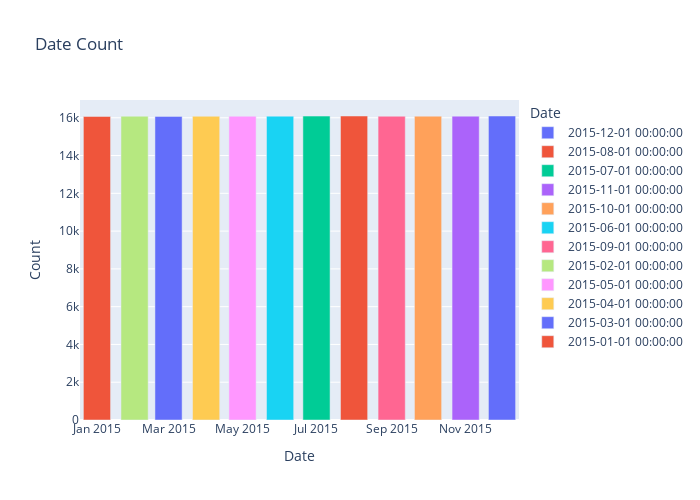

This figure's notebook cell:
### Code cell
# Create a DataFrame 
date_count_df = pd.DataFrame({'Date': price_df["price_date"].value_counts().index, 'Count': price_df["price_date"].value_counts().values})

# Create a bar plot using Plotly Express
fig = px.bar(date_count_df, x='Date', y='Count', color='Date',
             title='Date Count',
             labels={'Date': 'Date', 'Count': 'Count'},
             height=500, width=700)

# Show the plot
fig.show()

### Figure 1 — Plotly figure (JSON) as saved in the notebook; plotly's stock layout.template omitted (floating-point values rounded to 4 significant figures)
{"data": [{"alignmentgroup": "True", "hovertemplate": "Date=%{x}<br>Count=%{y}<extra></extra>", "legendgroup": "2015-12-01 00:00:00", "marker": {"color": "#636efa", "pattern": {"shape": ""}}, "name": "2015-12-01 00:00:00", "offsetgroup": "2015-12-01 00:00:00", "orientation": "v", "showlegend": true, "textposition": "auto", "type": "bar", "x": ["2015-12-01T00:00:00"], "xaxis": "x", "y": [16094], "yaxis": "y"}, {"alignmentgroup": "True", "hovertemplate": "Date=%{x}<br>Count=%{y}<extra></extra>", "legendgroup": "2015-08-01 00:00:00", "marker": {"color": "#EF553B", "pattern": {"shape": ""}}, "name": "2015-08-01 00:00:00", "offsetgroup": "2015-08-01 00:00:00", "orientation": "v", "showlegend": true, "textposition": "auto", "type": "bar", "x": ["2015-08-01T00:00:00"], "xaxis": "x", "y": [16094], "yaxis": "y"}, {"alignmentgroup": "True", "hovertemplate": "Date=%{x}<br>Count=%{y}<extra></extra>", "legendgroup": "2015-07-01 00:00:00", "marker": {"color": "#00cc96", "pattern": {"shape": ""}}, "name": "2015-07-01 00:00:00", "offsetgroup": "2015-07-01 00:00:00", "orientation": "v", "showlegend": true, "textposition": "auto", "type": "bar", "x": ["2015-07-01T00:00:00"], "xaxis": "x", "y": [16090], "yaxis": "y"}, {"alignmentgroup": "True", "hovertemplate": "Date=%{x}<br>Count=%{y}<extra></extra>", "legendgroup": "2015-11-01 00:00:00", "marker": {"color": "#ab63fa", "pattern": {"shape": ""}}, "name": "2015-11-01 00:00:00", "offsetgroup": "2015-11-01 00:00:00", "orientation": "v", "showlegend": true, "textposition": "auto", "type": "bar", "x": ["2015-11-01T00:00:00"], "xaxis": "x", "y": [16087], "yaxis": "y"}, {"alignmentgroup": "True", "hovertemplate": "Date=%{x}<br>Count=%{y}<extra></extra>", "legendgroup": "2015-10-01 00:00:00", "marker": {"color": "#FFA15A", "pattern": {"shape": ""}}, "name": "2015-10-01 00:00:00", "offsetgroup": "2015-10-01 00:00:00", "orientation": "v", "showlegend": true, "textposition": "auto", "type": "bar", "x": ["2015-10-01T00:00:00"], "xaxis": "x", "y": [16085], "yaxis": "y"}, {"alignmentgroup": "True", "hovertemplate": "Date=%{x}<br>Count=%{y}<extra></extra>", "legendgroup": "2015-06-01 00:00:00", "marker": {"color": "#19d3f3", "pattern": {"shape": ""}}, "name": "2015-06-01 00:00:00", "offsetgroup": "2015-06-01 00:00:00", "orientation": "v", "showlegend": true, "textposition": "auto", "type": "bar", "x": ["2015-06-01T00:00:00"], "xaxis": "x", "y": [16085], "yaxis": "y"}, {"alignmentgroup": "True", "hovertemplate": "Date=%{x}<br>Count=%{y}<extra></extra>", "legendgroup": "2015-09-01 00:00:00", "marker": {"color": "#FF6692", "pattern": {"shape": ""}}, "name": "2015-09-01 00:00:00", "offsetgroup": "2015-09-01 00:00:00", "orientation": "v", "showlegend": true, "textposition": "auto", "type": "bar", "x": ["2015-09-01T00:00:00"], "xaxis": "x", "y": [16082], "yaxis": "y"}, {"alignmentgroup": "True", "hovertemplate": "Date=%{x}<br>Count=%{y}<extra></extra>", "legendgroup": "2015-02-01 00:00:00", "marker": {"color": "#B6E880", "pattern": {"shape": ""}}, "name": "2015-02-01 00:00:00", "offsetgroup": "2015-02-01 00:00:00", "orientation": "v", "showlegend": true, "textposition": "auto", "type": "bar", "x": ["2015-02-01T00:00:00"], "xaxis": "x", "y": [16082], "yaxis": "y"}, {"alignmentgroup": "True", "hovertemplate": "Date=%{x}<br>Count=%{y}<extra></extra>", "legendgroup": "2015-05-01 00:00:00", "marker": {"color": "#FF97FF", "pattern": {"shape": ""}}, "name": "2015-05-01 00:00:00", "offsetgroup": "2015-05-01 00:00:00", "orientation": "v", "showlegend": true, "textposition": "auto", "type": "bar", "x": ["2015-05-01T00:00:00"], "xaxis": "x", "y": [16080], "yaxis": "y"}, {"alignmentgroup": "True", "hovertemplate": "Date=%{x}<br>Count=%{y}<extra></extra>", "legendgroup": "2015-04-01 00:00:00", "marker": {"color": "#FECB52", "pattern": {"shape": ""}}, "name": "2015-04-01 00:00:00", "offsetgroup": "2015-04-01 00:00:00", "orientation": "v", "showlegend": true, "textposition": "auto", "type": "bar", "x": ["2015-04-01T00:00:00"], "xaxis": "x", "y": [16079], "yaxis": "y"}, {"alignmentgroup": "True", "hovertemplate": "Date=%{x}<br>Count=%{y}<extra></extra>", "legendgroup": "2015-03-01 00:00:00", "marker": {"color": "#636efa", "pattern": {"shape": ""}}, "name": "2015-03-01 00:00:00", "offsetgroup": "2015-03-01 00:00:00", "orientation": "v", "showlegend": true, "textposition": "auto", "type": "bar", "x": ["2015-03-01T00:00:00"], "xaxis": "x", "y": [16074], "yaxis": "y"}, {"alignmentgroup": "True", "hovertemplate": "Date=%{x}<br>Count=%{y}<extra></extra>", "legendgroup": "2015-01-01 00:00:00", "marker": {"color": "#EF553B", "pattern": {"shape": ""}}, "name": "2015-01-01 00:00:00", "offsetgroup": "2015-01-01 00:00:00", "orientation": "v", "showlegend": true, "textposition": "auto", "type": "bar", "x": ["2015-01-01T00:00:00"], "xaxis": "x", "y": [16070], "yaxis": "y"}], "layout": {"barmode": "relative", "height": 500, "legend": {"title": {"text": "Date"}, "tracegroupgap": 0}, "title": {"text": "Date Count"}, "width": 700, "xaxis": {"anchor": "y", "categoryarray": ["2015-12-01T00:00:00", "2015-08-01T00:00:00", "2015-07-01T00:00:00", "2015-11-01T00:00:00", "2015-10-01T00:00:00", "2015-06-01T00:00:00", "2015-09-01T00:00:00", "2015-02-01T00:00:00", "2015-05-01T00:00:00", "2015-04-01T00:00:00", "2015-03-01T00:00:00", "2015-01-01T00:00:00"], "categoryorder": "array", "domain": [0, 1], "title": {"text": "Date"}}, "yaxis": {"anchor": "x", "domain": [0, 1], "title": {"text": "Count"}}}}
